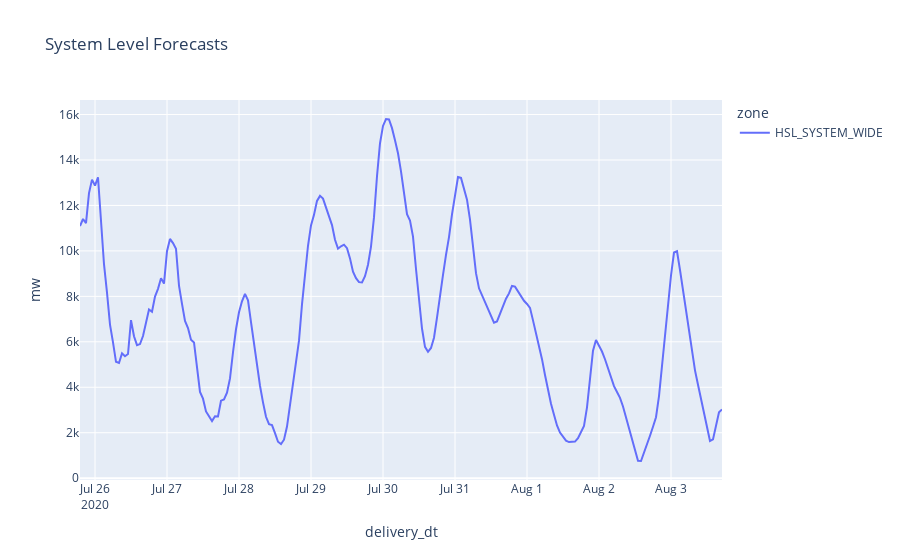

Write notebook code for a chart like this one.
### Code cell
system_df = long_wind_fcst.loc[(long_wind_fcst.type == 'COP') & (long_wind_fcst.zone == 'HSL_SYSTEM_WIDE'), :] 

system_df.head()

systemFig = px.line(system_df, x="delivery_dt", y="mw", title='System Level Forecasts', color = 'zone')

systemFig.show()

### Figure 1 — Plotly figure (JSON) as saved in the notebook; plotly's stock layout.template omitted (floating-point values rounded to 4 significant figures; data arrays with more than 128 entries replaced by an {"elided": "..."} marker saying what was removed)
{"data": [{"hovertemplate": "zone=HSL_SYSTEM_WIDE<br>delivery_dt=%{x}<br>mw=%{y}<extra></extra>", "legendgroup": "HSL_SYSTEM_WIDE", "line": {"color": "#636efa", "dash": "solid"}, "mode": "lines", "name": "HSL_SYSTEM_WIDE", "showlegend": true, "type": "scatter", "x": {"elided": "215 str values"}, "xaxis": "x", "y": {"elided": "215 float values"}, "yaxis": "y"}], "layout": {"legend": {"title": {"text": "zone"}, "tracegroupgap": 0}, "title": {"text": "System Level Forecasts"}, "xaxis": {"anchor": "y", "domain": [0, 1], "title": {"text": "delivery_dt"}}, "yaxis": {"anchor": "x", "domain": [0, 1], "title": {"text": "mw"}}}}
